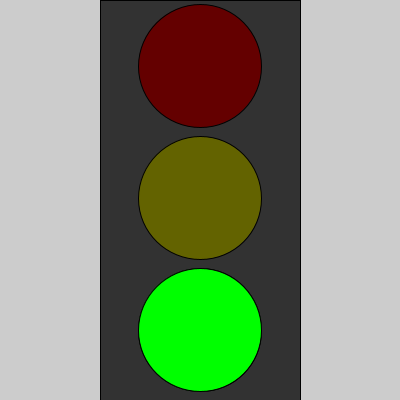
Frame 1 (no input)
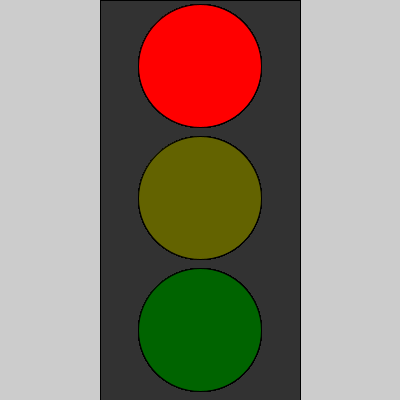
Frame 60 (the mouse pressed at the canvas centre just before this capture)
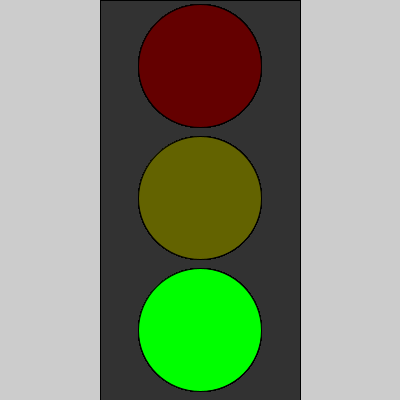
Frame 120 (the mouse held since frame 60 and released just before this capture)

The Processing sketch that drew these frames (run headless with seeded random() and noise(); from frame 60 on, the mouse is pressed at the canvas centre):

// Processing sketch: Task6
// ── Task6.pde
color Red = color(255,0,0);
color Yellow = color(255,255,0);
color Green = color(0,255,0);
color RedOff = color(100,0,0);
color YellowOff = color(99,99,0);
color GreenOff = color(0,100,0);

int LightOn = 2; //0 = RED, 1 = YELLOW, 2 = GREEN, 3 = YELLOW

void setup(){
  size(400,400);
  frameRate(30);
  fill(50);
  rect(100,0,200,height);
}

void draw(){
  // every 30 frames it will count LightOn up once
  if (frameCount % 30 == 0){
     LightOn++;
  }
  
  //when over threshold resets back to 0
  if (LightOn > 3) {LightOn = 0;}
  
  //sets them all to turned off
    fill(RedOff);
  circle(width/2,height/6,height/3-10);
  
  fill(YellowOff);
  circle(width/2,height/6*3,height/3-10);
  
  fill(GreenOff);
  circle(width/2,height/6*5,height/3-10);
  
  //turns on the right one
  switch(LightOn){
    case 0:
        fill(Red);
        circle(width/2,height/6,height/3-10);
        
    break;
    case 1:
    case 3:
        fill(Yellow);
        circle(width/2,height/6*3,height/3-10);
    break;
    case 2:
        fill(Green);
        circle(width/2,height/6*5,height/3-10);
    break;

  }
}
